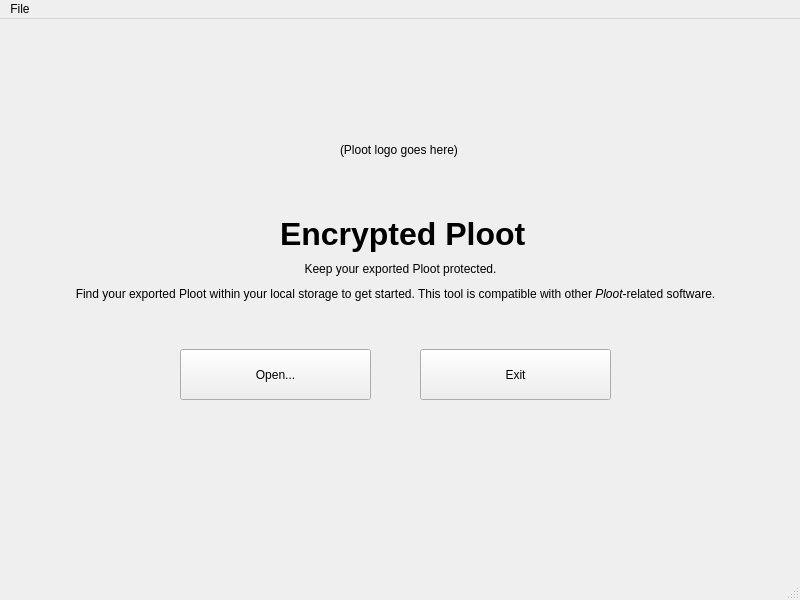
<?xml version="1.0" encoding="UTF-8"?>
<ui version="4.0">
 <class>StartMenu</class>
 <widget class="QMainWindow" name="StartMenu">
  <property name="geometry">
   <rect>
    <x>0</x>
    <y>0</y>
    <width>800</width>
    <height>600</height>
   </rect>
  </property>
  <property name="windowTitle">
   <string>Start Menu - Encrypted Ploot</string>
  </property>
  <widget class="QWidget" name="centralwidget">
   <widget class="QLabel" name="label">
    <property name="geometry">
     <rect>
      <x>280</x>
      <y>180</y>
      <width>251</width>
      <height>71</height>
     </rect>
    </property>
    <property name="text">
     <string>&lt;html&gt;&lt;head/&gt;&lt;body&gt;&lt;p&gt;&lt;span style=&quot; font-size:24pt; font-weight:700;&quot;&gt;Encrypted Ploot&lt;/span&gt;&lt;/p&gt;&lt;/body&gt;&lt;/html&gt;</string>
    </property>
   </widget>
   <widget class="QLabel" name="label_2">
    <property name="geometry">
     <rect>
      <x>290</x>
      <y>240</y>
      <width>221</width>
      <height>21</height>
     </rect>
    </property>
    <property name="text">
     <string>&lt;html&gt;&lt;head/&gt;&lt;body&gt;&lt;p align=&quot;center&quot;&gt;Keep your exported Ploot protected.&lt;/p&gt;&lt;/body&gt;&lt;/html&gt;</string>
    </property>
   </widget>
   <widget class="QLabel" name="label_3">
    <property name="geometry">
     <rect>
      <x>70</x>
      <y>260</y>
      <width>651</width>
      <height>31</height>
     </rect>
    </property>
    <property name="text">
     <string>&lt;html&gt;&lt;head/&gt;&lt;body&gt;&lt;p align=&quot;center&quot;&gt;Find your exported Ploot within your local storage to get started. This tool is compatible with other &lt;span style=&quot; font-style:italic;&quot;&gt;Ploot&lt;/span&gt;-related software.&lt;/p&gt;&lt;/body&gt;&lt;/html&gt;</string>
    </property>
   </widget>
   <widget class="QPushButton" name="pushButton">
    <property name="geometry">
     <rect>
      <x>180</x>
      <y>330</y>
      <width>191</width>
      <height>51</height>
     </rect>
    </property>
    <property name="text">
     <string>Open...</string>
    </property>
   </widget>
   <widget class="QPushButton" name="pushButton_2">
    <property name="geometry">
     <rect>
      <x>420</x>
      <y>330</y>
      <width>191</width>
      <height>51</height>
     </rect>
    </property>
    <property name="text">
     <string>Exit</string>
    </property>
   </widget>
   <widget class="QLabel" name="label_4">
    <property name="geometry">
     <rect>
      <x>340</x>
      <y>110</y>
      <width>121</width>
      <height>41</height>
     </rect>
    </property>
    <property name="text">
     <string>(Ploot logo goes here)</string>
    </property>
   </widget>
  </widget>
  <widget class="QMenuBar" name="menubar">
   <property name="geometry">
    <rect>
     <x>0</x>
     <y>0</y>
     <width>800</width>
     <height>21</height>
    </rect>
   </property>
   <widget class="QMenu" name="menuFile">
    <property name="title">
     <string>File</string>
    </property>
    <addaction name="actionOpen"/>
    <addaction name="actionExit"/>
   </widget>
   <addaction name="menuFile"/>
  </widget>
  <widget class="QStatusBar" name="statusbar"/>
  <action name="actionOpen">
   <property name="text">
    <string>Open</string>
   </property>
  </action>
  <action name="actionExit">
   <property name="text">
    <string>Exit</string>
   </property>
  </action>
 </widget>
 <resources/>
 <connections/>
</ui>
